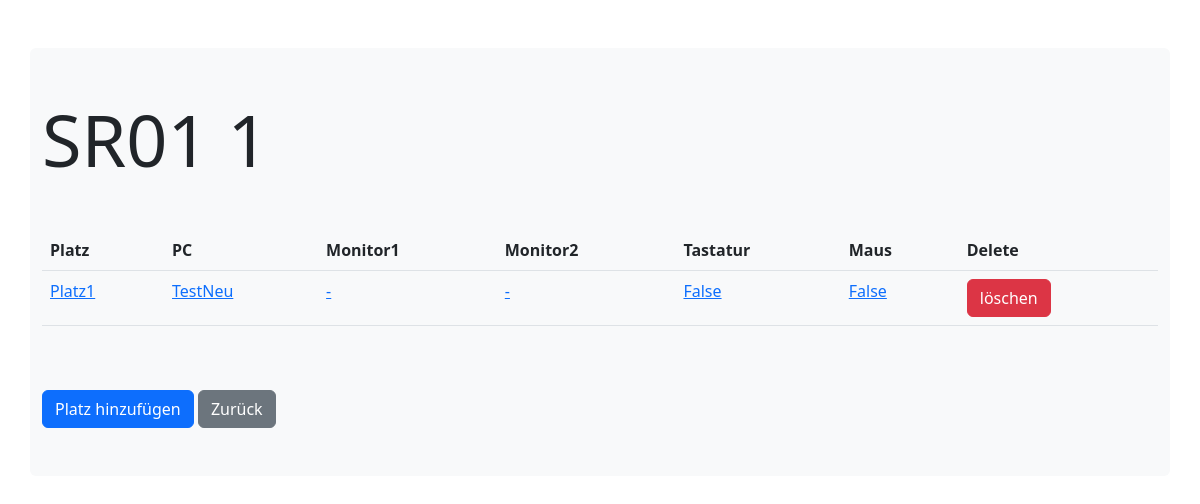
/itinventory/platzviewFilter/1, run on the app's committed database.
### itinventory/models.py (models this page shows)
class Rooms(models.Model):
  roomname = models.CharField(max_length=255)
  anzahlplaetze = models.IntegerField(default=None)

class Platz(models.Model):
  bezeichnung = models.CharField(max_length=50, null=True)
  room = models.ForeignKey(Rooms,on_delete=callable,null=True,default=None, related_name='Room')
  pc = models.ForeignKey(Pcs,on_delete=models.CASCADE, default=1,null=True)
  monitor1 = models.ForeignKey(Monitor,on_delete=callable, related_name='Monitor1', default=1,null=True)
  monitor2 = models.ForeignKey(Monitor,on_delete=callable, related_name='Monitor2', default=1,null=True)
  bemaerkung = models.CharField(max_length=300,default=None, null=True, blank=True)
  tastatur = models.BooleanField(default=False,null=True)
  maus = models.BooleanField(default=False,null=True)

class Pcs(models.Model):
    modell = models.CharField(max_length=255)
    RAM = models.CharField(max_length=255)
    CPU = models.CharField(max_length=255)
    anzahlkerne = models.CharField(max_length=255)
    festplatte = models.CharField(max_length=255, null=True)
    serialnummer = models.CharField(max_length=50,default=None, null=True, blank=True)
    monitor1 = models.CharField(max_length=50,default=None, null=True, blank=True)
    monitor2 = models.CharField(max_length=50,default=None, null=True, blank=True)
    bemaerkung = models.CharField(max_length=300,default=None, null=True, blank=True)
    status = models.CharField(max_length=100,default=None, null=True, blank=True)

class Monitor(models.Model):
      schnittstelle = models.CharField(max_length=255)
      serialnummer = models.CharField(max_length=55,default=None, null=True, blank=True)
      bemaerkung = models.CharField(max_length=300,default=None, null=True, blank=True)
      status = models.CharField(max_length=100,default=None, null=True, blank=True)

### itinventory/views.py (the view)
# urls.py: path('platzviewFilter/<int:id>', views.platzviewFliter, name='platzviewFilter'),
def platzviewFliter(request, id):
    myplaetze = Platz.objects.filter(room_id=id)
    mypcs = Pcs.objects.filter(id=id)
    myrooms = Rooms.objects.get(id=id)
    template = loader.get_template('platz.html')
    context = {
        'myplaetze': myplaetze,
        'myrooms': myrooms,
        'mypcs': mypcs,
    }
    return HttpResponse(template.render(context, request))

### itinventory/templates/platz.html (shortened to what this page needs)
<!doctype html>
<html lang="en">
<head>
  <link href="https://cdn.jsdelivr.net/npm/bootstrap@5.2.2/dist/css/bootstrap.min.css" rel="stylesheet"
>
</head>
<body>
  <div class="container bg-light rounded my-5">
    <div class="row">
      <div class="col-12">
        <h1 class="display-2 my-5"> {{myrooms.roomname }} {{myrooms.id }}</h1>
        <div class="table-responsive">
          <table class="table">
            <tr>
              <th>Platz</th>
              <th>PC</th>
              <th>Monitor1</th>
              <th>Monitor2</th>
              <th>Tastatur</th>
              <th>Maus</th>
              <th>Delete</th>
            </tr>
            {% for line in myplaetze %}
            <tr>
              <td><a href="/itinventory/updatePlatz/{{ line.id }}">{{ line.bezeichnung }}</a></td>
              <td>
                <a href="/itinventory/updatePc/{{ line.pc_id }}/{{ myrooms.id }}">{{ line.pc.modell }}</a>
              </td>
              <td><a href="/itinventory/updateMonitor/{{ line.monitor1_id }}/{{ myrooms.id }}">{{ line.monitor1.serialnummer }}</a></td>
              <td><a href="/itinventory/updateMonitor/{{ line.monitor2_id }}/{{ myrooms.id }}">{{ line.monitor2.serialnummer }}</a></td>
              <td><a href="/itinventory/updatePlatz/{{ line.id }}">{{ line.maus }}</a></td>
              <td><a href="/itinventory/updatePlatz/{{ line.id }}">{{ line.tastatur }}</a></td>
              <td>
                <button type="button" class="btn btn-danger" data-bs-toggle="modal" data-bs-target="#Modal{{ line.id }}">
                  löschen
                </button>
              </td>
            </tr>
            {% endfor %}
          </table>
        </div>
        <a href="/itinventory/addPlatzRaum/{{myrooms.id }}" class="btn btn-primary my-5">Platz hinzufügen</a>
        <a href="/itinventory/" class="btn btn-secondary">Zurück</a>
      </div>
    </div>
  </div>
</body>
</html>

### data on the page
Rooms: roomname "SR01", id "1"
Platz: bezeichnung "Platz1", pc.modell "TestNeu", monitor1.serialnummer "-", monitor2.serialnummer "-", maus "False", tastatur "False"
